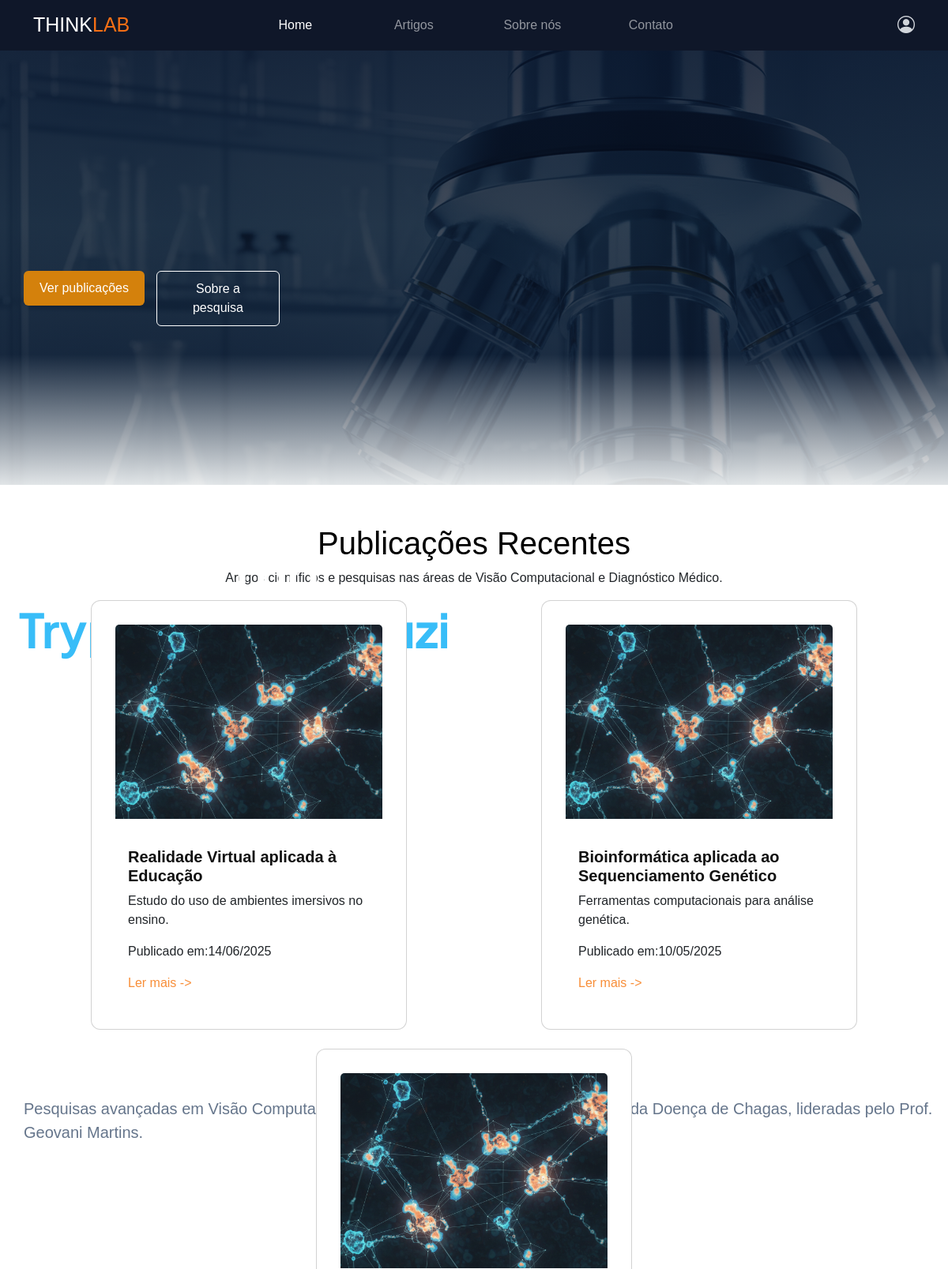
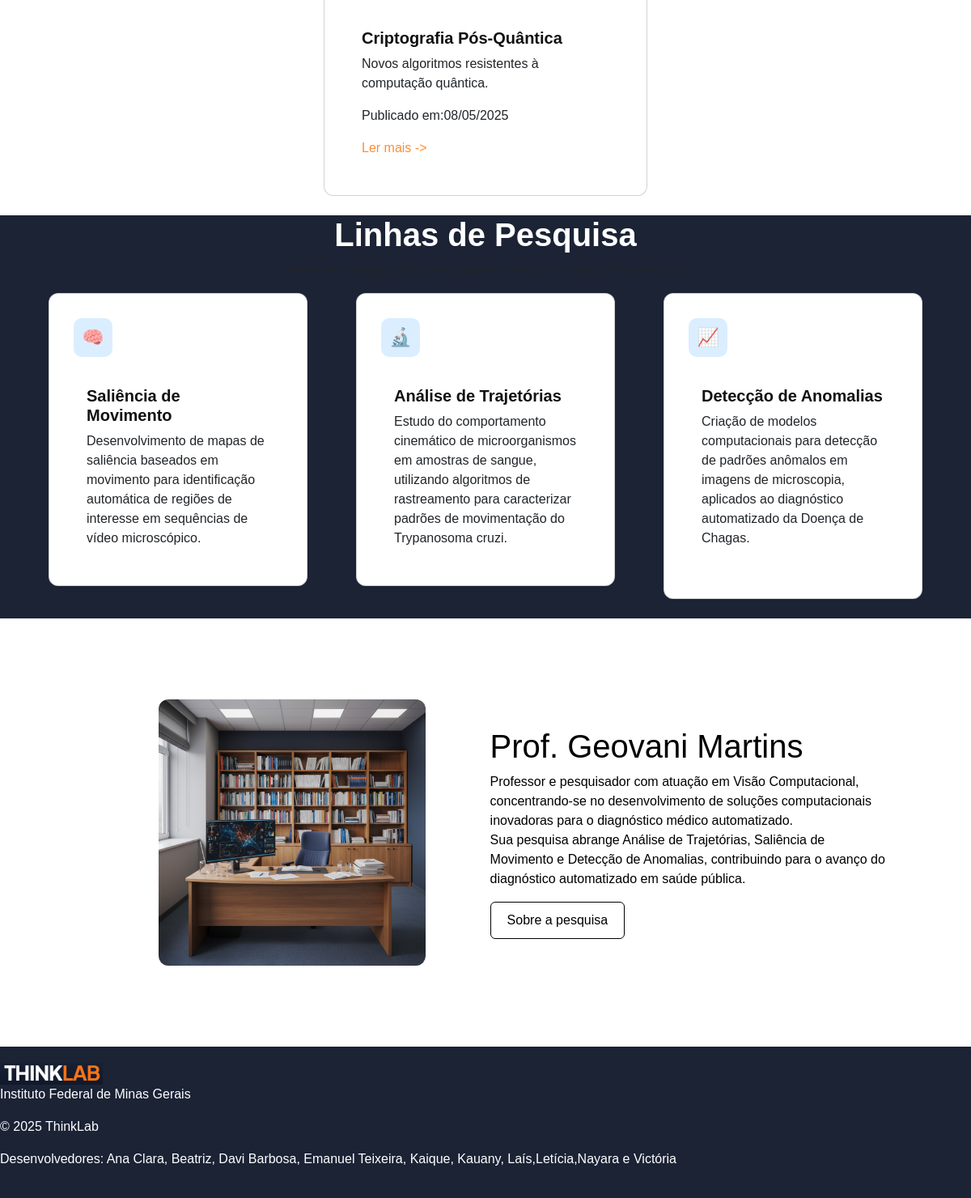
The page / on the database its author committed (2 pictures, top to bottom).
### tables this page shows
create table artigo(
	id int primary key auto_increment,
    titulo varchar(200) not null,
    resumo text not null,
    data_publicacao date not null,
    doi  varchar(100) unique null,
    link varchar(500) null
);

### Index.php (the view, shortened to what this page needs)
<?php
$mysql = new mysqli("localhost", "root", "", "ScholarBase", "3306");
$rs = $mysql->query("SELECT * FROM artigo ORDER BY data_publicacao DESC LIMIT 3");
?>
<!DOCTYPE html>
<html lang="pt-br">
<head>
    <link rel="stylesheet" href="https://cdn.jsdelivr.net/npm/bootstrap-icons@1.13.1/font/bootstrap-icons.min.css">
    <link rel="stylesheet" href="https://cdnjs.cloudflare.com/ajax/libs/bootstrap/5.3.8/css/bootstrap.min.css" />
    <link rel="stylesheet" href="Estilo.css">
</head>
<body>
    <nav class="navbar navbar-expand-lg navbar-dark">
        <div class="container">
            <a class="navbar-brand" href="#">THINK<span class="orange">LAB</span></a>
            <div class="collapse navbar-collapse" id="navbarNav">
                <ul class="navbar-nav mx-auto">
                    <li class="nav-item ">
                        <a class="nav-link active" aria-current="page" href="Index.php">Home</a>
                    </li>
                    <li class="nav-item">
                        <a class="nav-link " href="artigo.php">Artigos</a>
                    </li>
                    <li class="nav-item">
                        <a class="nav-link" href="sobreNos.php">Sobre nós</a>
                    </li>
                    <li class="nav-item">
                        <a class="nav-link" href="#">Contato</a>
                    </li>
                </ul>
                <div class="perfil ms-auto d-none d-lg-block">
                    <a href="#">
                        <i class="bi bi-person-circle"></i>
                    </a>
                </div>
            </div>
        </div>
    </nav>
    <div class="containetr">
         <div class="texto d-flex flex-column justify-content-center">
            <h1 class="apres1">Inovação na Detecção do <span class="destaque">Trypanosoma cruzi</span></h1>
            <p class="subtitle">Pesquisas avançadas em Visão Computacional aplicada ao diagnóstico automatizado da Doença de Chagas, lideradas pelo Prof. Geovani Martins.</p>
            <div class="row grupo-btn">
                <div class="col pe-0">
                    <button href="publicacoes.php" id="btn1H" class="btnInicio" type="button" class="btn btn-primary"><a class="link1" href="artigos.php">Ver publicações</a></button>
                </div>
                <div class="col">
                    <button id="btn2H" class="btnInicio"type="button" class="btn btn-primary"><a class="link1" href="sobreNos.php">Sobre a pesquisa</a></button>
                </div>
            </div>
        </div>
    </div>
    <div class="publicacoesInfo">
        <h1 id="PR">Publicações Recentes</h1>
        <p>Artigos científicos e pesquisas nas áreas de Visão Computacional e Diagnóstico Médico.</p>
        <div class="container">
                <div class="row">
                    <?php while ($artigo = $rs->fetch_assoc()) { ?>
                <div class="col">
                    <div class="card" style="width: 25rem;">
                        <img src="Imgs\home1.png" class="card-img-top" alt="...">
                        <div class="card-body">
                            <h5 class="card-title"><?php echo $artigo['titulo']; ?></h5>
                            <p class="card-text"><?php echo $artigo['resumo']; ?></p>
                           <p class="card-text"> Publicado em:<?php echo date("d/m/Y", strtotime($artigo['data_publicacao'])); ?></p>
                            <a href="detalheArtigo.php?id=<?php echo $artigo['id']; ?>" class="linkhome">Ler mais -></a>
                        </div>
                    </div>
            </div>
            <?php } ?>
        </div>
    </div>
</div>
    <div class="linhasPesq">
        <h1 id="formacaoh">Linhas de Pesquisa</h1>
        <p id="pcentro">Áreas de investigação que compõem o escopo do grupo de pesquisa.</p>
        <div class="container">
            <div class="row">
                <div class="col">
                    <div class="card" style="width: 20rem;">
                        <div class="card-icon">🧠</div>
                        <div class="card-body">
                            <h5 class="card-title">Saliência de Movimento</h5>
                            <p class="card-text">Desenvolvimento de mapas de saliência baseados em movimento para identificação automática de regiões de interesse em sequências de vídeo microscópico.</p>
                        </div>
                    </div>
                </div>
                <div class="col">
                    <div class="card" style="width: 20rem;">
                        <div class="card-icon">🔬</div>
                        <div class="card-body">
                            <h5 class="card-title">Análise de Trajetórias</h5>
                            <p class="card-text">Estudo do comportamento cinemático de microorganismos em amostras de sangue, utilizando algoritmos de rastreamento para caracterizar padrões de movimentação do Trypanosoma cruzi.</p>
                        </div>
                    </div>
                </div>
                <div class="col">
                    <div class="card" style="width: 20rem;">
                        <div class="card-icon">📈</div>
                        <div class="card-body">
                            <h5 class="card-title">Detecção de Anomalias</h5>
                            <p class="card-text">Criação de modelos computacionais para detecção de padrões anômalos em imagens de microscopia, aplicados ao diagnóstico automatizado da Doença de Chagas.
                        </div>
                    </div>
                </div>
            </div>
        </div>
    </div>
    <div class="sobreContainer">
        <div class="SobreProfImg">
            <img src="Imgs\sobreNosImg.png" alt="">
        </div>
        <div class="SobreProf">
            <h1 id="PR">Prof. Geovani Martins</h1>
            <p>Professor e pesquisador com atuação em Visão Computacional, concentrando-se no desenvolvimento de soluções computacionais inovadoras para o diagnóstico médico automatizado.<br>
                Sua pesquisa abrange Análise de Trajetórias, Saliência de Movimento e Detecção de Anomalias, contribuindo para o avanço do diagnóstico automatizado em saúde pública.</p>
            <button id="btn3H" type="button" class="btn btn-primary"><a id="link3" href="sobreNos.php">Sobre a pesquisa</a></button>
        </div>
    </div>
    <div class="rodape">
        <img src="Imgs\LogoThinkLab.png" alt="Logo">
        <div class="inf-gerais">
            <p class="titulo-rodape">Instituto Federal de Minas Gerais</p>
            <p class="texto-rodape">© 2025 ThinkLab</p>
            <p class="texto-rodape">Desenvolvedores: Ana Clara, Beatriz, Davi Barbosa, Emanuel Teixeira, Kaique, Kauany,
                Laís,Letícia,Nayara e Victória</p>
        </div>
    </div>
</body>
</html>

### Estilo.css (style rules this page uses)
.navbar { background: #0f1729 !important; }
.orange { color: #f97015 !important; }
.navbar-brand { font-family: 'Franklin Gothic Medium', 'Arial Narrow', Arial, sans-serif; font-size: 25px; }
.nav-item { width: 150px; text-align: center; }
.perfil a { font-size: 22px; color: #d1d5db; }
body { font-family: Arial, sans-serif; margin: 0; padding: 0; }
.texto { background-image: linear-gradient( to bottom, rgba(8, 20, 45, 0.75) 0%, rgba(8, 20, 45, 0.55) 40%, rgba(8, 20, 45, 0.65) 70%, rgba(255, 255, 255, 0.85) 100% ), url("Imgs/HomeMicroscopio.png"); height: 550px; padding-left: 30px; padding-right: 10px; }
.apres1 { position: absolute; top: 20%; right: 45%; left: 2%; font-size: 60px; font-weight: bold; font-family: "Plus Jakarta Sans", sans-serif; color: white; }
.destaque { color: #38bdf8; }
.subtitle { position: absolute; top: 45%; font-weight: normal; font-size: 20px; color: #65758b; }
.btnInicio { margin-top: 50%; color: rgb(255, 255, 255); border: none; padding: 10px 20px; font-size: 16px; cursor: pointer; border-radius: 6px; }
.btn { color: rgb(255, 255, 255); border: none; padding: 10px 20px; font-size: 16px; cursor: pointer; }
#btn1H { background-color: #d4810c; }
#btn2H { background-color: transparent; border: 1px solid #ffffff; }
.grupo-btn { width: 30%; }
.publicacoesInfo { display: flex; flex-direction: column; justify-content: center; align-items: center; margin-top: 50px; }
#PR { color: black; }
.sobreContainer { display: flex; align-items: center; justify-content: space-between; gap: 80px; padding: 100px; margin-left: 8%; }
.SobreProf { flex: 1.5; color: black; text-align: left; }
.SobreProfImg { flex: 1; }
.SobreProfImg img { width: 100%; height: 100; border-radius: 12px; }
.card { background-color: #ffffff; border-radius: 12px; padding: 30px; display: flex; align-items: flex-start; gap: 20px; max-width: 900px; margin: 0 auto 24px auto; }
.card-icon { background-color: #dbeeff; color: #3b9ee8; width: 48px; height: 48px; border-radius: 10px; display: flex; align-items: center; justify-content: center; font-size: 22px; }
.card-title { font-size: 20px; font-weight: 600; color: #111; }
#pcentro { text-align: center; }
.rodape { background-color: #1b2335; color: white; padding: 20px 0; text-align: left; }
.linkhome { color: #f88e38; text-decoration: none; }
.linhasPesq { background-color: #1b2335; }
#formacaoh { text-align: center; font-weight: bold; color: #ffffff; }
.link1 { color: #ffffff; text-decoration: none; }
#btn3H { background-color: #ffffff; border: 1px solid #000000; }
#link3 { color: #000000; text-decoration: none; }
.subtitle { font-weight: normal; font-size: 20px; color: #65758b; }

### rows shown on the page
artigo: titulo "Realidade Virtual aplicada à Educação", resumo "Estudo do uso de ambientes imersivos no ensino.", data_publicacao "14/06/2025"
artigo: titulo "Bioinformática aplicada ao Sequenciamento Genético", resumo "Ferramentas computacionais para análise genética.", data_publicacao "10/05/2025"
artigo: titulo "Criptografia Pós-Quântica", resumo "Novos algoritmos resistentes à computação quântica.", data_publicacao "08/05/2025"
